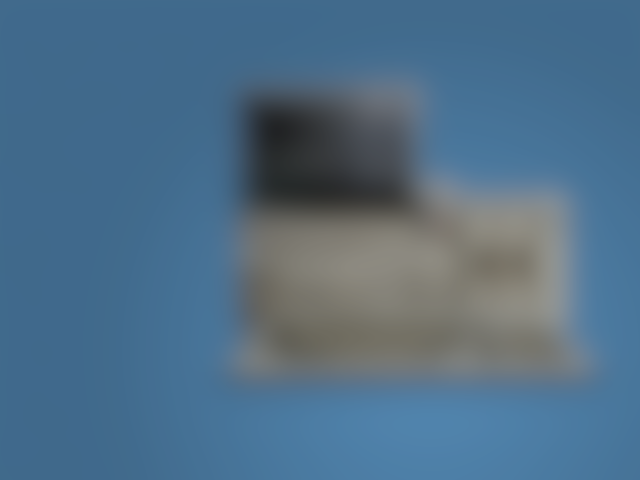
#> input picture assets/gamelist_wall/pc98.png, 640 x 480 px
$ python generate_video_gamelist_fades.py
#> lines starting #> are read from the running program, lines starting #| are printed output that depends on the picture
#!/usr/bin/env python3
from pathlib import Path
from PIL import Image

ROOT = Path(__file__).resolve().parents[1]
GAMELIST_WALL = ROOT / "assets" / "gamelist_wall"
FALLBACK_WALL = ROOT / "assets" / "wall"
OUT = ROOT / "assets" / "video_gamelist_gradient"

# Video mode gamelist: x=.015, width=.305 -> right edge=.320.
# Fade the final 5% of screen width into the exact underlying backdrop.
X0 = 0.270
X1 = 0.320
Y0 = 0.160
Y1_NORMAL = 0.960
Y1_HELP = 0.880

SUPPORTED = {".png", ".jpg", ".jpeg"}
PRIORITY = {".png": 0, ".jpg": 1, ".jpeg": 2}


def collect_sources():
    # Prefer the actual Details/Video gamelist_wall. If a system has no
    # gamelist_wall image, fall back to its normal wall image.
    sources = {}
    for folder_rank, folder in enumerate((GAMELIST_WALL, FALLBACK_WALL)):
        if not folder.exists():
            continue
        for path in folder.iterdir():
            if not path.is_file() or path.suffix.lower() not in SUPPORTED:
                continue
            stem = path.stem
            rank = (folder_rank, PRIORITY[path.suffix.lower()])
            existing = sources.get(stem)
            if existing is None or rank < existing[0]:
                sources[stem] = (rank, path)
    return {stem: value[1] for stem, value in sources.items()}


def alpha_mask(width, height):
    # Smoothstep alpha ramp: transparent at the left, fully opaque at right.
    vals = []
    for x in range(width):
        t = x / (width - 1) if width > 1 else 1.0
        t = t * t * (3.0 - 2.0 * t)
        vals.append(round(255 * t))
    row = bytes(vals)
    mask = Image.frombytes("L", (width, 1), row)
    return mask.resize((width, height))


def make_strip(source, y1, dest):
#> called with y1 = 0.96
    with Image.open(source) as img:
#> img is the input picture: PIL image 640x480 RGBA; mean R, G, B, A 79.4, 110.6, 135.6, 255
        img = img.convert("RGB")
#> img: PIL image 640x480 RGB
        w, h = img.size
#> w = 640; h = 480
        left = max(0, min(w - 1, round(w * X0)))
#> left = 173
        right = max(left + 1, min(w, round(w * X1)))
#> right = 205
        top = max(0, min(h - 1, round(h * Y0)))
#> top = 77
        bottom = max(top + 1, min(h, round(h * y1)))
#> bottom = 461
        crop = img.crop((left, top, right, bottom)).convert("RGBA")
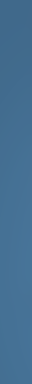
#> crop: PIL image 32x384 RGBA; mean R, G, B, A 68, 111.1, 146.5, 255
        crop.putalpha(alpha_mask(crop.width, crop.height))
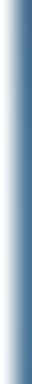
#> crop: PIL image 32x384 RGBA; mean R, G, B, A 68, 111.1, 146.5, 127.5; transparent parts drawn white
        crop.save(dest, "PNG", optimize=True)


def write_theme_xml():
    globals_xml = '''<?xml version="1.0"?>
<theme>
  <formatVersion>7</formatVersion>
  <include>./globals_video_base.xml</include>

  <!-- Backdrop-matched right-edge fade for the narrower Video gamelist. -->
  <view name="video" extra="true">
    <image name="video_gamelist_fade" extra="true" ifHelpPrompts="false">
      <pos>0.27 0.16</pos>
      <size>0.05 0.80</size>
      <origin>0 0</origin>
      <zIndex>7.5</zIndex>
      <path>./assets/video_gamelist_gradient/${system.theme}.png</path>
    </image>
    <image name="video_gamelist_fade" extra="true" ifHelpPrompts="true">
      <pos>0.27 0.16</pos>
      <size>0.05 0.72</size>
      <origin>0 0</origin>
      <zIndex>7.5</zIndex>
      <path>./assets/video_gamelist_gradient/${system.theme}_help.png</path>
    </image>
  </view>
</theme>
'''
    globals_gl_xml = globals_xml.replace(
        "./globals_video_base.xml", "./globalsGL_video_base.xml"
    ).replace(
        "./assets/video_gamelist_gradient/", "./../assets/video_gamelist_gradient/"
    )
    (ROOT / "inc" / "globals.xml").write_text(globals_xml, encoding="utf-8")
    (ROOT / "inc" / "globalsGL.xml").write_text(globals_gl_xml, encoding="utf-8")

    tools = ROOT / "tools" / "theme.xml"
    text = tools.read_text(encoding="utf-8")
    text = text.replace(
        '<image name="video_media_border">\n      <visible>false</visible>\n    </image>',
        '<image name="video_gamelist_fade">\n      <visible>false</visible>\n    </image>'
    )
    tools.write_text(text, encoding="utf-8")


def main():
    sources = collect_sources()
    if not sources:
        raise SystemExit("No backdrop images found")

    OUT.mkdir(parents=True, exist_ok=True)
    # Ensure reruns cannot leave obsolete generated strips behind.
    for old in OUT.glob("*.png"):
        old.unlink()

    for stem, source in sorted(sources.items()):
        make_strip(source, Y1_NORMAL, OUT / f"{stem}.png")
        make_strip(source, Y1_HELP, OUT / f"{stem}_help.png")
#> call 2 of make_strip, with y1 = 0.88
#> in make_strip (call 2), `crop = img.crop((left, top, right, bottom)).convert("RGBA")`:
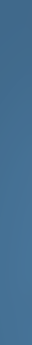
#> crop: PIL image 32x345 RGBA; mean R, G, B, A 67.9, 110.9, 146.2, 255
#> in make_strip (call 2), `crop.putalpha(alpha_mask(crop.width, crop.height))`:
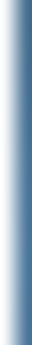
#> crop: PIL image 32x345 RGBA; mean R, G, B, A 67.9, 110.9, 146.2, 127.5; transparent parts drawn white

    write_theme_xml()
    print(f"Generated {len(sources)} system fades ({len(sources) * 2} PNG files)")
    print(f"Fade geometry: x={X0:.3f}-{X1:.3f}, normal y={Y0:.3f}-{Y1_NORMAL:.3f}, help y={Y0:.3f}-{Y1_HELP:.3f}")


if __name__ == "__main__":
#> (the run stopped early here; a loop or call above may not have finished)
